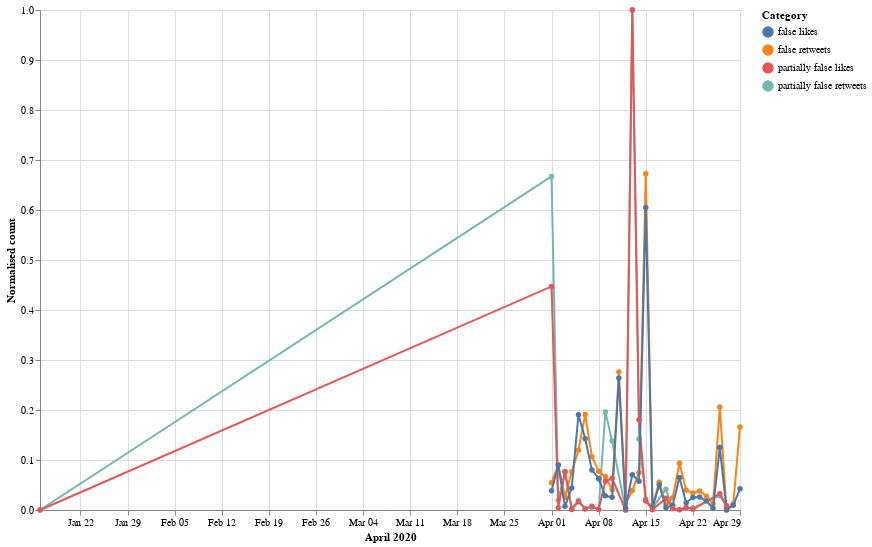

This figure's notebook cell:
### Markdown cell above
## April 2020

### Code cell
start = utc.localize(datetime.datetime(2020, 4, 1))
end = utc.localize(datetime.datetime(2020, 4, 30))

index=0
dates = ["2020-04-01"] 
lista = []
retweets = [0]
likes = [0]
category = ["partially false"]
mix = ["2020-04-01 partially false"]
for element in data:
    token_id = data[index]['id_str']
    indice_csv = lista_unica_csv.index(token_id)
    token = data[index]['created_at']
    d = parse(token)
   
    if start <= d <= end:
        
        d = d.strftime('%Y-%m-%d')
        a = d + " " + lista_unica_csv[indice_csv+1].lower()
        if a in mix:
            i = mix.index(a)
            retweets[i] = retweets[i] + data[index]['retweet_count']
            likes[i] = likes[i]+ data[index]['favorite_count']
        else:
            mix.append(a)
            dates.append(d)
            retweets.append(data[index]['retweet_count'])
            likes.append(data[index]['favorite_count'])
            category.append(lista_unica_csv[indice_csv+1].lower())
        
       
    index=index+1


df_likes = pd.DataFrame(
    {'Dates': dates,
     'Likes': likes,
     'Category': category
    })
df_likes['Dates']= pd.to_datetime(df_likes['Dates'])

cl = df_likes['Category'].to_list()
cl_cat = [s + " likes" for s in cl]
df_likes['Category'] = cl_cat



df_retweets = pd.DataFrame(
    {'Dates': dates,
     'Retweets': retweets,
     'Category': category
    })
df_retweets['Dates']= pd.to_datetime(df_retweets['Dates'])
cr = df_retweets['Category'].to_list()
cr_cat = [s + " retweets" for s in cr]
df_retweets['Category'] = cr_cat



df = pd.DataFrame(
    {'Dates': dates,
     'Likes': likes,
     'Retweets': retweets,
     'Category': category
    })
df['Dates']= pd.to_datetime(df['Dates'])
df = df.sort_values(by=['Dates'], ascending=True)


df_norm = df.copy()
df_norm[['Likes', 'Retweets']] = (df_norm[['Likes', 'Retweets']] - df_norm[['Likes', 'Retweets']].min()) / (df_norm[['Likes', 'Retweets']].max() - df_norm[['Likes', 'Retweets']].min())
df_likes['Likes'] = df_norm['Likes']
df_retweets['Retweets'] = df_norm['Retweets']



c = alt.Chart(df_retweets).mark_line(point=True).encode(
    alt.X('monthdate(Dates):T', title='April 2020'),
    alt.Y('Retweets', title='Normalised count'),
    color="Category"
).properties(
    width=700,
    height=500
)


c1 = alt.Chart(df_likes).mark_line(point=True).encode(
    alt.X('monthdate(Dates):T', title='April 2020'),
    alt.Y('Likes', title='Normalised count'),
    color="Category"
).properties(
    width=700,
    height=300
)


c2 = alt.layer(c,c1)
c2

### Figure 1 — Vega-Lite specification as saved in the notebook (floating-point values rounded to 4 significant figures)
{"config": {"view": {"continuousWidth": 400, "continuousHeight": 300}}, "layer": [{"data": {"name": "data-04031a9d72bceb6f06d097d32fc7641b"}, "mark": {"type": "line", "point": true}, "encoding": {"color": {"type": "nominal", "field": "Category"}, "x": {"type": "temporal", "field": "Dates", "timeUnit": "monthdate", "title": "April 2020"}, "y": {"type": "quantitative", "field": "Retweets", "title": "Normalised count"}}, "height": 500, "width": 700}, {"data": {"name": "data-8c633629a818d74b3a04e9673a2db979"}, "mark": {"type": "line", "point": true}, "encoding": {"color": {"type": "nominal", "field": "Category"}, "x": {"type": "temporal", "field": "Dates", "timeUnit": "monthdate", "title": "April 2020"}, "y": {"type": "quantitative", "field": "Likes", "title": "Normalised count"}}, "height": 300, "width": 700}], "$schema": "https://vega.github.io/schema/vega-lite/v4.8.1.json", "datasets": {"data-04031a9d72bceb6f06d097d32fc7641b": [{"Dates": "2020-01-16T00:00:00", "Retweets": 0.0, "Category": "partially false retweets"}, {"Dates": "2020-04-08T00:00:00", "Retweets": 0.07764, "Category": "false retweets"}, {"Dates": "2020-04-09T00:00:00", "Retweets": 0.06696, "Category": "false retweets"}, {"Dates": "2020-04-15T00:00:00", "Retweets": 0.6726, "Category": "false retweets"}, {"Dates": "2020-04-21T00:00:00", "Retweets": 0.04018, "Category": "false retweets"}, {"Dates": "2020-04-24T00:00:00", "Retweets": 0.0275, "Category": "false retweets"}, {"Dates": "2020-04-28T00:00:00", "Retweets": 0.01182, "Category": "false retweets"}, {"Dates": "2020-04-12T00:00:00", "Retweets": 1.246e-05, "Category": "partially false retweets"}, {"Dates": "2020-04-15T00:00:00", "Retweets": 0.02205, "Category": "partially false retweets"}, {"Dates": "2020-04-26T00:00:00", "Retweets": 0.206, "Category": "false retweets"}, {"Dates": "2020-04-29T00:00:00", "Retweets": 0.1662, "Category": "false retweets"}, {"Dates": "2020-04-01T00:00:00", "Retweets": 0.0544, "Category": "false retweets"}, {"Dates": "2020-04-03T00:00:00", "Retweets": 0.02535, "Category": "false retweets"}, {"Dates": "2020-04-12T00:00:00", "Retweets": 0.01218, "Category": "false retweets"}, {"Dates": "2020-04-17T00:00:00", "Retweets": 0.05558, "Category": "false retweets"}, {"Dates": "2020-04-18T00:00:00", "Retweets": 0.01089, "Category": "false retweets"}, {"Dates": "2020-04-19T00:00:00", "Retweets": 0.02442, "Category": "false retweets"}, {"Dates": "2020-04-20T00:00:00", "Retweets": 0.09328, "Category": "false retweets"}, {"Dates": "2020-04-20T00:00:00", "Retweets": 0.0007601, "Category": "partially false retweets"}, {"Dates": "2020-04-06T00:00:00", "Retweets": 0.191, "Category": "false retweets"}, {"Dates": "2020-04-07T00:00:00", "Retweets": 0.1065, "Category": "false retweets"}, {"Dates": "2020-04-10T00:00:00", "Retweets": 0.1379, "Category": "partially false retweets"}, {"Dates": "2020-04-22T00:00:00", "Retweets": 0.03346, "Category": "false retweets"}, {"Dates": "2020-04-25T00:00:00", "Retweets": 0.01254, "Category": "false retweets"}, {"Dates": "2020-04-02T00:00:00", "Retweets": 0.09069, "Category": "false retweets"}, {"Dates": "2020-04-04T00:00:00", "Retweets": 0.07632, "Category": "false retweets"}, {"Dates": "2020-04-05T00:00:00", "Retweets": 0.1196, "Category": "false retweets"}, {"Dates": "2020-04-14T00:00:00", "Retweets": 0.07503, "Category": "false retweets"}, {"Dates": "2020-04-18T00:00:00", "Retweets": 0.04148, "Category": "partially false retweets"}, {"Dates": "2020-04-19T00:00:00", "Retweets": 0.002972, "Category": "partially false retweets"}, {"Dates": "2020-04-22T00:00:00", "Retweets": 0.004299, "Category": "partially false retweets"}, {"Dates": "2020-04-23T00:00:00", "Retweets": 0.03788, "Category": "false retweets"}, {"Dates": "2020-04-26T00:00:00", "Retweets": 0.0286, "Category": "partially false retweets"}, {"Dates": "2020-04-27T00:00:00", "Retweets": 0.0005732, "Category": "false retweets"}, {"Dates": "2020-04-27T00:00:00", "Retweets": 0.007713, "Category": "partially false retweets"}, {"Dates": "2020-04-03T00:00:00", "Retweets": 0.07602, "Category": "partially false retweets"}, {"Dates": "2020-04-04T00:00:00", "Retweets": 0.003022, "Category": "partially false retweets"}, {"Dates": "2020-04-10T00:00:00", "Retweets": 0.04047, "Category": "false retweets"}, {"Dates": "2020-04-11T00:00:00", "Retweets": 0.2763, "Category": "false retweets"}, {"Dates": "2020-04-13T00:00:00", "Retweets": 1.0, "Category": "partially false retweets"}, {"Dates": "2020-04-13T00:00:00", "Retweets": 0.0389, "Category": "false retweets"}, {"Dates": "2020-04-16T00:00:00", "Retweets": 0.008536, "Category": "false retweets"}, {"Dates": "2020-04-16T00:00:00", "Retweets": 0.0041, "Category": "partially false retweets"}, {"Dates": "2020-04-21T00:00:00", "Retweets": 0.003097, "Category": "partially false retweets"}, {"Dates": "2020-04-05T00:00:00", "Retweets": 0.01926, "Category": "partially false retweets"}, {"Dates": "2020-04-07T00:00:00", "Retweets": 0.005632, "Category": "partially false retweets"}, {"Dates": "2020-04-08T00:00:00", "Retweets": 0.001234, "Category": "partially false retweets"}, {"Dates": "2020-04-01T00:00:00", "Retweets": 0.6672, "Category": "partially false retweets"}, {"Dates": "2020-04-02T00:00:00", "Retweets": 0.01941, "Category": "partially false retweets"}, {"Dates": "2020-04-06T00:00:00", "Retweets": 0.002604, "Category": "partially false retweets"}, {"Dates": "2020-04-14T00:00:00", "Retweets": 0.1422, "Category": "partially false retweets"}, {"Dates": "2020-04-09T00:00:00", "Retweets": 0.1962, "Category": "partially false retweets"}], "data-8c633629a818d74b3a04e9673a2db979": [{"Dates": "2020-01-16T00:00:00", "Likes": 0.0, "Category": "partially false likes"}, {"Dates": "2020-04-08T00:00:00", "Likes": 0.0627, "Category": "false likes"}, {"Dates": "2020-04-09T00:00:00", "Likes": 0.02827, "Category": "false likes"}, {"Dates": "2020-04-15T00:00:00", "Likes": 0.6049, "Category": "false likes"}, {"Dates": "2020-04-21T00:00:00", "Likes": 0.01457, "Category": "false likes"}, {"Dates": "2020-04-24T00:00:00", "Likes": 0.01787, "Category": "false likes"}, {"Dates": "2020-04-28T00:00:00", "Likes": 0.009504, "Category": "false likes"}, {"Dates": "2020-04-12T00:00:00", "Likes": 7.382e-06, "Category": "partially false likes"}, {"Dates": "2020-04-15T00:00:00", "Likes": 0.01817, "Category": "partially false likes"}, {"Dates": "2020-04-26T00:00:00", "Likes": 0.1253, "Category": "false likes"}, {"Dates": "2020-04-29T00:00:00", "Likes": 0.04238, "Category": "false likes"}, {"Dates": "2020-04-01T00:00:00", "Likes": 0.03848, "Category": "false likes"}, {"Dates": "2020-04-03T00:00:00", "Likes": 0.007389, "Category": "false likes"}, {"Dates": "2020-04-12T00:00:00", "Likes": 0.004115, "Category": "false likes"}, {"Dates": "2020-04-17T00:00:00", "Likes": 0.05061, "Category": "false likes"}, {"Dates": "2020-04-18T00:00:00", "Likes": 0.004692, "Category": "false likes"}, {"Dates": "2020-04-19T00:00:00", "Likes": 0.009388, "Category": "false likes"}, {"Dates": "2020-04-20T00:00:00", "Likes": 0.06501, "Category": "false likes"}, {"Dates": "2020-04-20T00:00:00", "Likes": 0.0004621, "Category": "partially false likes"}, {"Dates": "2020-04-06T00:00:00", "Likes": 0.1423, "Category": "false likes"}, {"Dates": "2020-04-07T00:00:00", "Likes": 0.08015, "Category": "false likes"}, {"Dates": "2020-04-10T00:00:00", "Likes": 0.06337, "Category": "partially false likes"}, {"Dates": "2020-04-22T00:00:00", "Likes": 0.02512, "Category": "false likes"}, {"Dates": "2020-04-25T00:00:00", "Likes": 0.003669, "Category": "false likes"}, {"Dates": "2020-04-02T00:00:00", "Likes": 0.08952, "Category": "false likes"}, {"Dates": "2020-04-04T00:00:00", "Likes": 0.04399, "Category": "false likes"}, {"Dates": "2020-04-05T00:00:00", "Likes": 0.1907, "Category": "false likes"}, {"Dates": "2020-04-14T00:00:00", "Likes": 0.05763, "Category": "false likes"}, {"Dates": "2020-04-18T00:00:00", "Likes": 0.02334, "Category": "partially false likes"}, {"Dates": "2020-04-19T00:00:00", "Likes": 0.003129, "Category": "partially false likes"}, {"Dates": "2020-04-22T00:00:00", "Likes": 0.001367, "Category": "partially false likes"}, {"Dates": "2020-04-23T00:00:00", "Likes": 0.02586, "Category": "false likes"}, {"Dates": "2020-04-26T00:00:00", "Likes": 0.03251, "Category": "partially false likes"}, {"Dates": "2020-04-27T00:00:00", "Likes": 0.0001846, "Category": "false likes"}, {"Dates": "2020-04-27T00:00:00", "Likes": 0.008523, "Category": "partially false likes"}, {"Dates": "2020-04-03T00:00:00", "Likes": 0.07687, "Category": "partially false likes"}, {"Dates": "2020-04-04T00:00:00", "Likes": 0.0009921, "Category": "partially false likes"}, {"Dates": "2020-04-10T00:00:00", "Likes": 0.02562, "Category": "false likes"}, {"Dates": "2020-04-11T00:00:00", "Likes": 0.264, "Category": "false likes"}, {"Dates": "2020-04-13T00:00:00", "Likes": 1.0, "Category": "partially false likes"}, {"Dates": "2020-04-13T00:00:00", "Likes": 0.07052, "Category": "false likes"}, {"Dates": "2020-04-16T00:00:00", "Likes": 0.004673, "Category": "false likes"}, {"Dates": "2020-04-16T00:00:00", "Likes": 0.000722, "Category": "partially false likes"}, {"Dates": "2020-04-21T00:00:00", "Likes": 0.005185, "Category": "partially false likes"}, {"Dates": "2020-04-05T00:00:00", "Likes": 0.01662, "Category": "partially false likes"}, {"Dates": "2020-04-07T00:00:00", "Likes": 0.007666, "Category": "partially false likes"}, {"Dates": "2020-04-08T00:00:00", "Likes": 0.0008534, "Category": "partially false likes"}, {"Dates": "2020-04-01T00:00:00", "Likes": 0.4471, "Category": "partially false likes"}, {"Dates": "2020-04-02T00:00:00", "Likes": 0.004314, "Category": "partially false likes"}, {"Dates": "2020-04-06T00:00:00", "Likes": 0.002216, "Category": "partially false likes"}, {"Dates": "2020-04-14T00:00:00", "Likes": 0.1805, "Category": "partially false likes"}, {"Dates": "2020-04-09T00:00:00", "Likes": 0.05733, "Category": "partially false likes"}]}}
